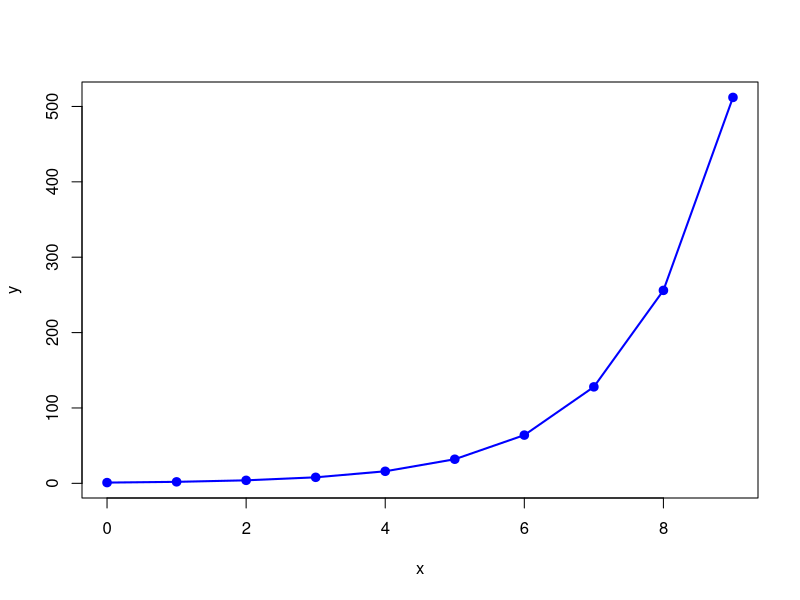
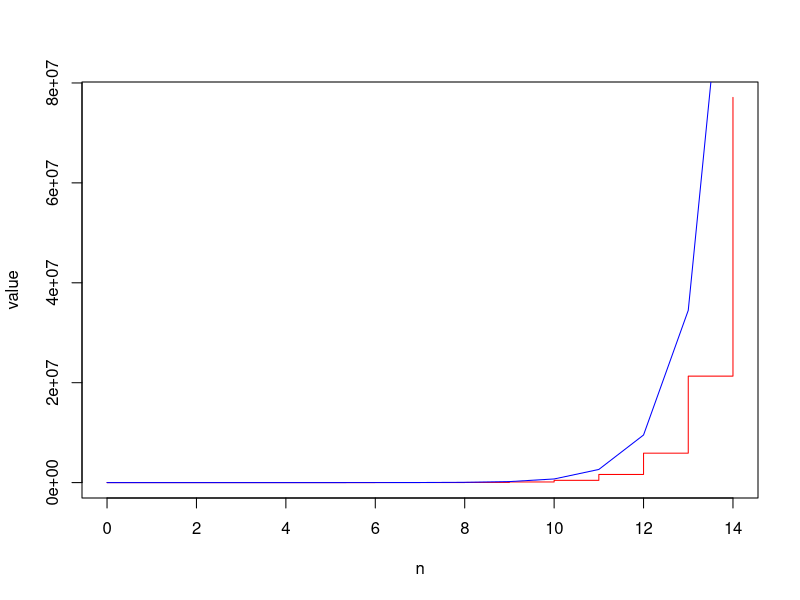

Recreate these plots in R, in order.
#difference eq

f <- function(n,initial){
  x<-NULL
  x[1]<- initial[1]
  x[2]<-initial[2]
  for(i in 3:n){
    x[i]=5*x[i-1] - 6*x[i-2]
  }
  return(x)
}

res<-f(10, c(1,2))
print(res)
plot(0:9, res, type="o", col="blue", pch=19, lwd=2, xlab="x", ylab="y")

#question 
f<-function(a,b,p,q,n,initial){
  x<-NULL
  y<-NULL
  x[1]<-initial[1]
  y[1]<-initial[2]
  for(i in 1:(n-1)){
    x[i+1] <- a*x[i] + b*y[i]
    y[i+1] <- p*x[i] + q*y[i]
  }
  return(list(X=x, Y=y))
}
n<-15
res<- f(2,1,1,3,15,c(1,2))
print(res)
plot(0:(n-1), res$X, type="s", lty=1, col="red", xlab="n", ylab="value", pch=19 )
lines(0:(n-1), res$Y, col="blue", pch=19)
